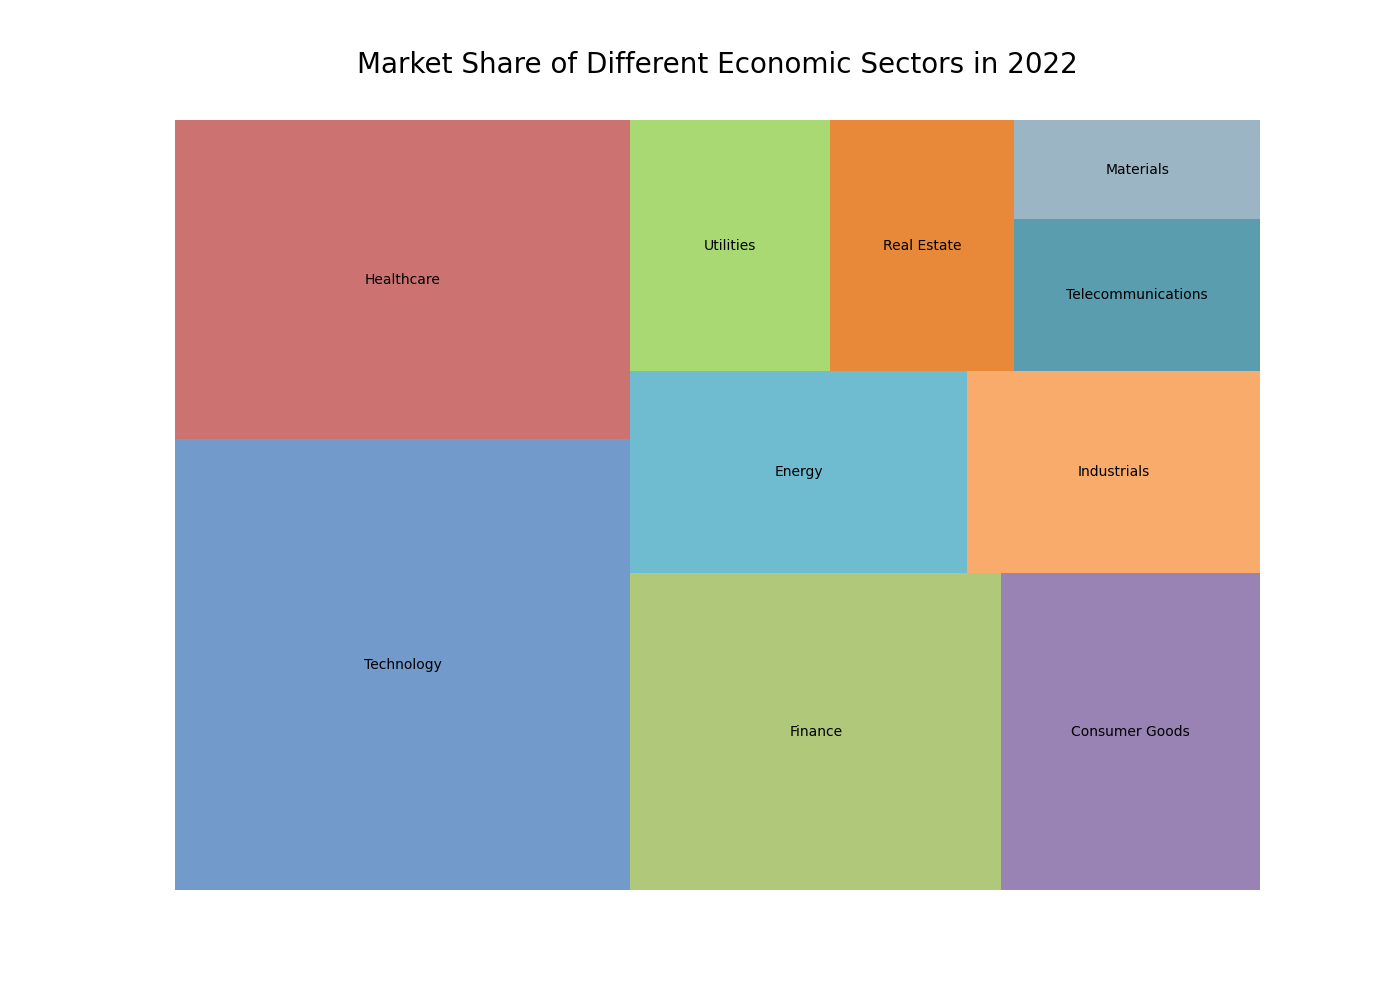

The script that drew this image:

import matplotlib.pyplot as plt
import squarify

# Data
sector = ['Technology', 'Healthcare', 'Finance', 'Consumer Goods', 'Energy', 'Industrials', 'Utilities', 'Real Estate', 'Telecommunications', 'Materials']
market_share = [25.3, 17.9, 14.5, 10.1, 8.4, 7.3, 6.2, 5.7, 4.6, 3.0]
color_code = ['#4F81BD', '#C0504D', '#9BBB59', '#8064A2', '#4BACC6', '#F79646', '#92D050', '#E36C09', '#31859B', '#82A3B6']

# Plot
plt.figure(figsize=(14, 10))
squarify.plot(sizes=market_share, label=sector, color=color_code, alpha=0.8)
plt.title('Market Share of Different Economic Sectors in 2022', fontsize=20, y=1.05)
plt.axis('off')
plt.show()
